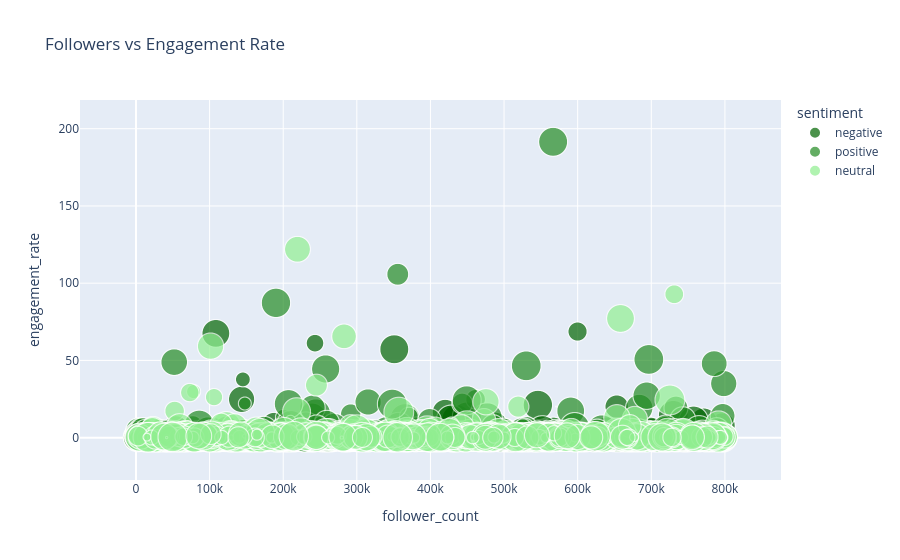

The notebook cell this image was saved under:
### Code cell
fig = px.scatter(
    wrangled_data,
    x='follower_count',
    y='engagement_rate',
    size='likes',
    color='sentiment',
    hover_data=['post_type', 'post_category'],
    title='Followers vs Engagement Rate',
    size_max=30,
    color_discrete_sequence=[
        'darkgreen',
        'forestgreen',
        'lightgreen'])

fig.show()

### Figure 1 — Plotly figure (JSON) as saved in the notebook; plotly's stock layout.template omitted (floating-point values rounded to 4 significant figures; data arrays with more than 128 entries replaced by an {"elided": "..."} marker saying what was removed)
{"data": [{"customdata": {"elided": "960x2 str values"}, "hovertemplate": "sentiment=negative<br>follower_count=%{x}<br>engagement_rate=%{y}<br>likes=%{marker.size}<br>post_type=%{customdata[0]}<br>post_category=%{customdata[1]}<extra></extra>", "legendgroup": "negative", "marker": {"color": "darkgreen", "size": {"elided": "960 int values"}, "sizemode": "area", "sizeref": 22.22, "symbol": "circle"}, "mode": "markers", "name": "negative", "showlegend": true, "type": "scattergl", "x": {"elided": "960 int values"}, "xaxis": "x", "y": {"elided": "960 float values"}, "yaxis": "y"}, {"customdata": {"elided": "2513x2 str values"}, "hovertemplate": "sentiment=positive<br>follower_count=%{x}<br>engagement_rate=%{y}<br>likes=%{marker.size}<br>post_type=%{customdata[0]}<br>post_category=%{customdata[1]}<extra></extra>", "legendgroup": "positive", "marker": {"color": "forestgreen", "size": {"elided": "2513 int values"}, "sizemode": "area", "sizeref": 22.22, "symbol": "circle"}, "mode": "markers", "name": "positive", "showlegend": true, "type": "scattergl", "x": {"elided": "2513 int values"}, "xaxis": "x", "y": {"elided": "2513 float values"}, "yaxis": "y"}, {"customdata": {"elided": "1527x2 str values"}, "hovertemplate": "sentiment=neutral<br>follower_count=%{x}<br>engagement_rate=%{y}<br>likes=%{marker.size}<br>post_type=%{customdata[0]}<br>post_category=%{customdata[1]}<extra></extra>", "legendgroup": "neutral", "marker": {"color": "lightgreen", "size": {"elided": "1527 int values"}, "sizemode": "area", "sizeref": 22.22, "symbol": "circle"}, "mode": "markers", "name": "neutral", "showlegend": true, "type": "scattergl", "x": {"elided": "1527 int values"}, "xaxis": "x", "y": {"elided": "1527 float values"}, "yaxis": "y"}], "layout": {"legend": {"itemsizing": "constant", "title": {"text": "sentiment"}, "tracegroupgap": 0}, "title": {"text": "Followers vs Engagement Rate"}, "xaxis": {"anchor": "y", "domain": [0, 1], "title": {"text": "follower_count"}}, "yaxis": {"anchor": "x", "domain": [0, 1], "title": {"text": "engagement_rate"}}}}
